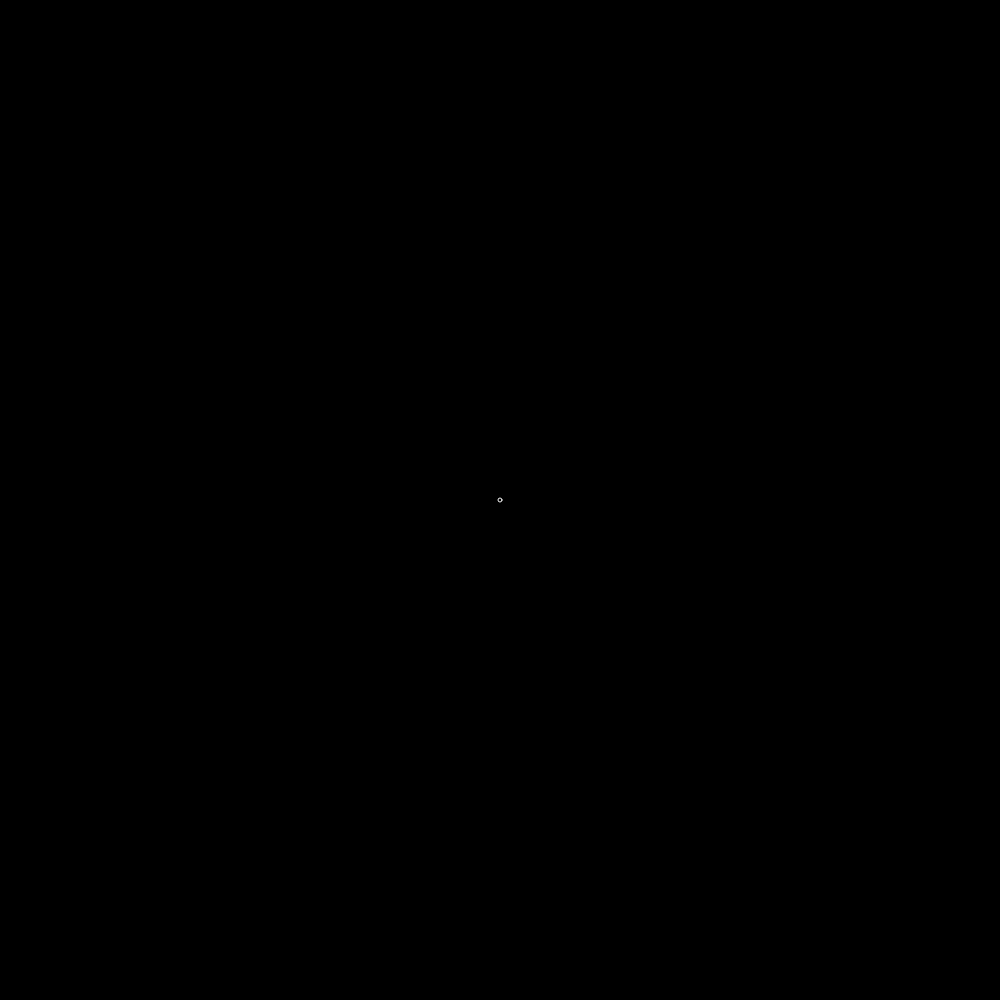
Frame 1 (no input)
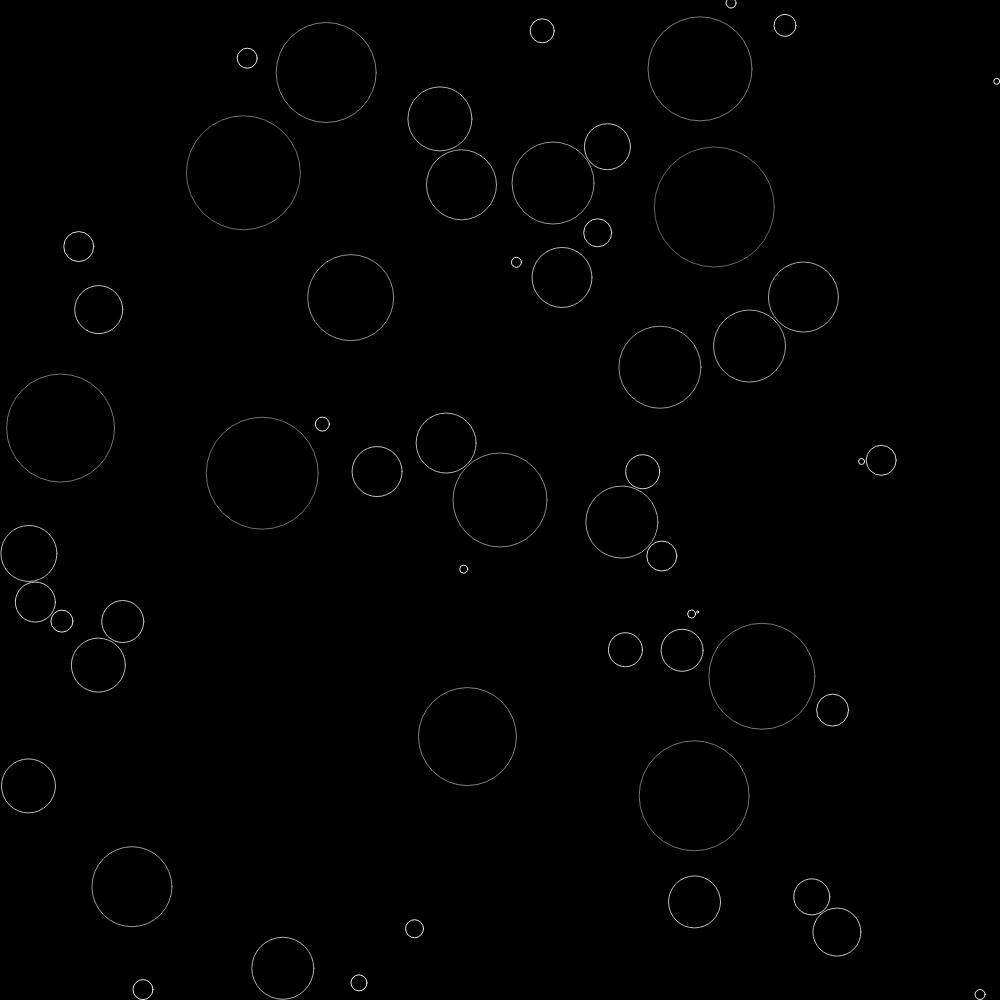
Frame 60 (no input)
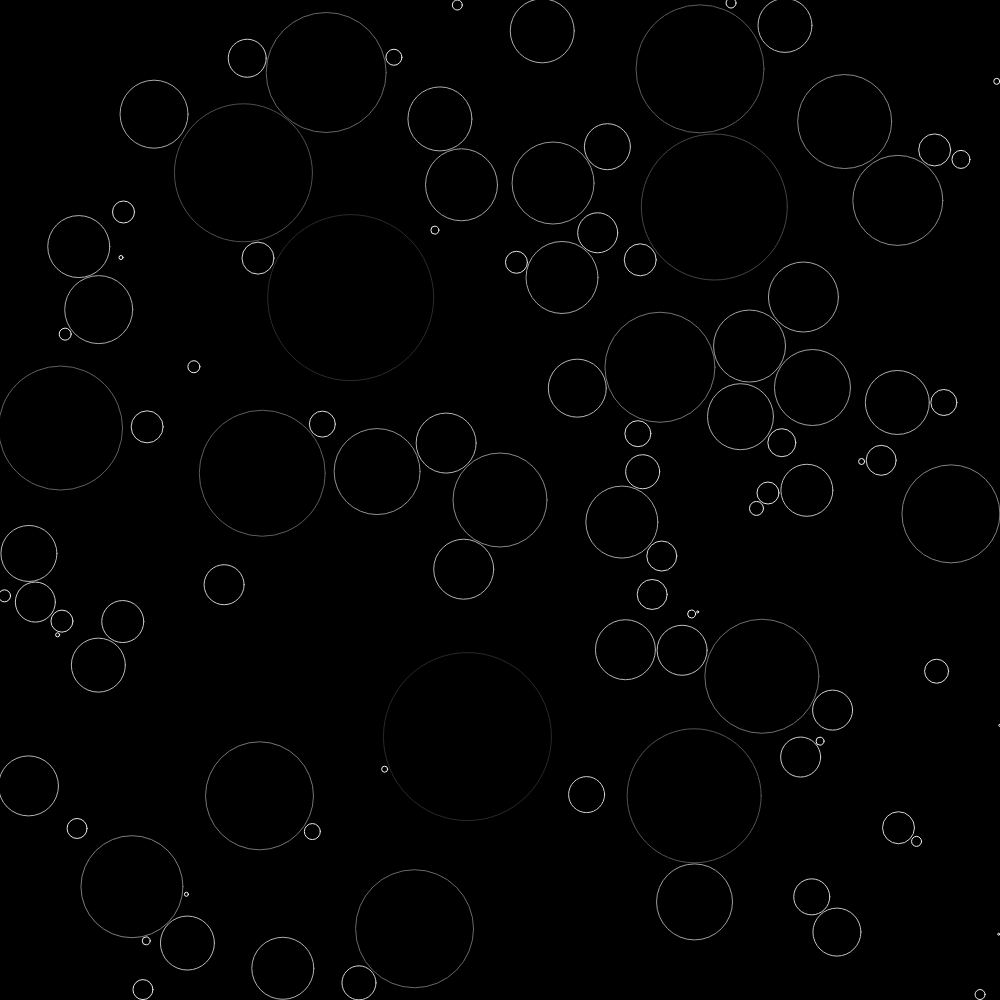
Frame 120 (the mouse pressed at the canvas centre since frame 60)

The p5.js sketch that drew these frames (run headless with seeded random() and noise() and a simulated clock; from frame 60 on, the mouse is pressed at the canvas centre):

// p5.js sketch
// ── sketch.js
var circles = [];

function setup() {
  createCanvas(1000, 1000);

  circles.push( new Circle(width/2,height/2));
}


function draw() {
  background(0);
  noFill();
  stroke(255);

  for(var i = 0; i < circles.length; i++){
    circles[i].grow();
    circles[i].draw();
  }

  createNewCircle();
  
}

function createNewCircle(){
  var x = random(0,width);
  var y = random(0,height);

  if(x <= 0 || x >= width || y <= 0 || y >= height)
    return;

  var success = true;
  for(var i = circles.length-1; i >= 0; i--){
    if(circles[i].intersectsPoint(x,y))
      success = false;
  }

  if(success){
    circles.push(
      new Circle(x,y)
    );

  }
  
  
}

function Circle(x,y){
  this.pos = createVector(x,y);
  this.r = 1;
  this.draw = function(){
    //stroke(map(this.pos.x,0,width,0,255),map(this.pos.y,0,height,0,255),map(this.pos.x+2,0,width,0,255));
    stroke(255-map(this.r,0,100,0,255));
		
		ellipse(this.pos.x, this.pos.y, this.r*2,this.r*2);
  }
  this.grow = function(){

    if(this.pos.x-this.r+1 <= 0 || this.pos.x+this.r+1 >= width || this.pos.y-this.r+1 <= 0 || this.pos.y+this.r+1 >= height)
    return;

    var success = true;
    for(var i = circles.length-1; i >= 0; i--){

      if(this != circles[i] && circles[i].intersects(this.pos.x,this.pos.y, this.r))
        success = false;
    }

    if(success)
      this.r++;
  }
  this.intersectsPoint = function(nx,ny){
    return abs(this.pos.x -nx) < this.r && abs(this.pos.y -ny) < this.r;
  }

  this.intersects = function(nx,ny,nr){
    return Math.hypot(this.pos.x-nx, this.pos.y-ny) <= (this.r + nr)+2;
  }

}
